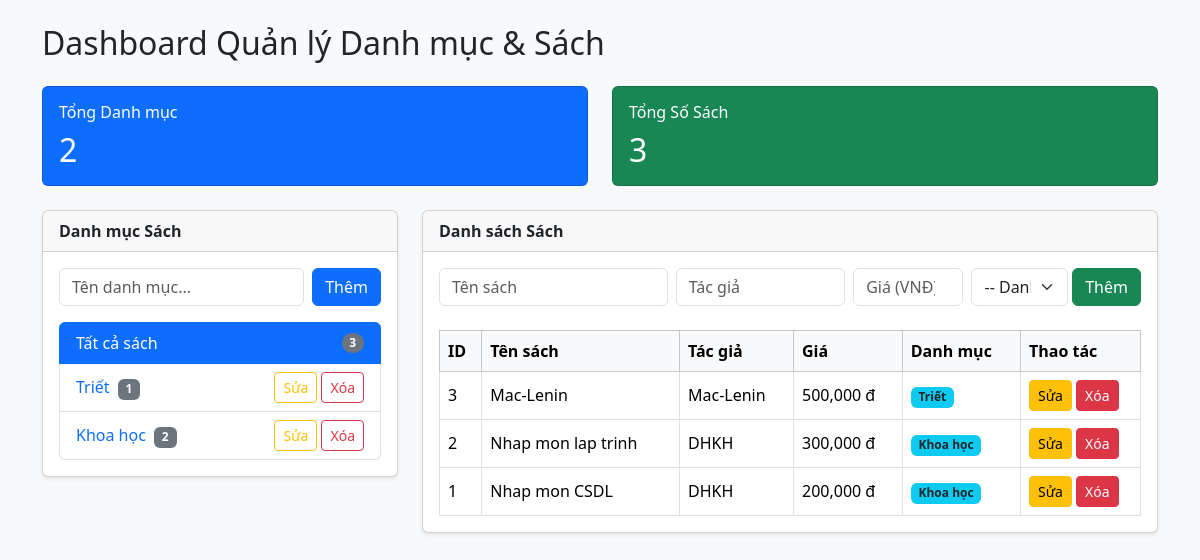
The page / on the database its author committed.
### app.py (models this page shows)
class Category(db.Model):
    id: Mapped[int] = mapped_column(primary_key=True)
    name: Mapped[str] = mapped_column(String(100), unique=True, nullable=False)
    books: Mapped[list["Book"]] = relationship(
        back_populates="category", cascade="all, delete-orphan"
    )

class Book(db.Model):
    id: Mapped[int] = mapped_column(primary_key=True)
    title: Mapped[str] = mapped_column(String(200), nullable=False)
    author: Mapped[str] = mapped_column(String(100), nullable=False)
    price: Mapped[int] = mapped_column(default=0)
    category_id: Mapped[int] = mapped_column(ForeignKey("category.id"), nullable=False)
    category: Mapped["Category"] = relationship(back_populates="books")

### app.py (the view)
@app.route("/")
def index():
    category_id = request.args.get("category_id", type=int)
    total_categories = db.session.scalar(db.select(func.count(Category.id))) or 0
    total_books = db.session.scalar(db.select(func.count(Book.id))) or 0
    categories = db.session.scalars(db.select(Category).order_by(Category.id.desc())).all()
    book_query = db.select(Book).order_by(Book.id.desc())
    if category_id:
        book_query = book_query.where(Book.category_id == category_id)
    books = db.session.scalars(book_query).all()
    return render_template(
        "index.html",
        categories=categories,
        books=books,
        total_categories=total_categories,
        total_books=total_books,
        selected_category_id=category_id,
    )

### templates/index.html (shortened to what this page needs)
<!DOCTYPE html>
<html lang="vi">
<head>
    <link href="https://cdn.jsdelivr.net/npm/bootstrap@5.3.3/dist/css/bootstrap.min.css" rel="stylesheet">
</head>
<body class="bg-light">
<div class="container py-4">
    <h2 class="mb-4">Dashboard Quản lý Danh mục & Sách</h2>
    <div class="row mb-4">
        <div class="col-md-6">
            <div class="card text-bg-primary">
                <div class="card-body">
                    <h6 class="card-title">Tổng Danh mục</h6>
                    <h2 class="mb-0">{{ total_categories }}</h2>
                </div>
            </div>
        </div>
        <div class="col-md-6">
            <div class="card text-bg-success">
                <div class="card-body">
                    <h6 class="card-title">Tổng Số Sách</h6>
                    <h2 class="mb-0">{{ total_books }}</h2>
                </div>
            </div>
        </div>
    </div>
    <div class="row g-4">
        <div class="col-md-4">
            <div class="card shadow-sm">
                <div class="card-header fw-bold">Danh mục Sách</div>
                <div class="card-body">
                    <form action="{{ url_for('add_category') }}" method="POST" class="d-flex gap-2 mb-3">
                        <input type="text" name="name" class="form-control" placeholder="Tên danh mục..." required>
                        <button type="submit" class="btn btn-primary">Thêm</button>
                    </form>
                    <ul class="list-group">
                        <li class="list-group-item d-flex justify-content-between align-items-center {% if not selected_category_id %}active{% endif %}">
                            <a href="{{ url_for('index') }}" class="text-decoration-none {% if not selected_category_id %}text-white{% endif %}">
                                Tất cả sách
                            </a>
                            <span class="badge bg-secondary rounded-pill">{{ total_books }}</span>
                        </li>
                        {% for cat in categories %}
                        <li class="list-group-item d-flex justify-content-between align-items-center {% if selected_category_id == cat.id %}list-group-item-info{% endif %}">
                            <div>
                                <a href="{{ url_for('index', category_id=cat.id) }}" class="text-decoration-none fw-medium">
                                    {{ cat.name }}
                                </a>
                                <span class="badge bg-secondary ms-1">{{ cat.books|length }}</span>
                            </div>
                            <div class="d-flex gap-1">
                                <a href="{{ url_for('edit_category', id=cat.id) }}" class="btn btn-sm btn-outline-warning">Sửa</a>
                                <form action="{{ url_for('delete_category', id=cat.id) }}" method="POST" onsubmit="return confirm('Xóa danh mục này sẽ xóa hết sách bên trong?')">
                                    <button type="submit" class="btn btn-sm btn-outline-danger">Xóa</button>
                                </form>
                            </div>
                        </li>
                        {% endfor %}
                    </ul>
                </div>
            </div>
        </div>
        <div class="col-md-8">
            <div class="card shadow-sm">
                <div class="card-header fw-bold">Danh sách Sách</div>
                <div class="card-body">
                    <form action="{{ url_for('add_book') }}" method="POST" class="row g-2 mb-4">
                        <div class="col-md-4">
                            <input type="text" name="title" class="form-control" placeholder="Tên sách" required>
                        </div>
                        <div class="col-md-3">
                            <input type="text" name="author" class="form-control" placeholder="Tác giả" required>
                        </div>
                        <div class="col-md-2">
                            <input type="number" name="price" class="form-control" placeholder="Giá (VNĐ)" min="0">
                        </div>
                        <div class="col-md-3 d-flex gap-1">
                            <select name="category_id" class="form-select" required>
                                <option value="">-- Danh mục --</option>
                            </select>
                            <button type="submit" class="btn btn-success">Thêm</button>
                        </div>
                    </form>
                    <div class="table-responsive">
                        <table class="table table-bordered table-hover align-middle mb-0">
                            <thead class="table-light">
                                <tr>
                                    <th>ID</th>
                                    <th>Tên sách</th>
                                    <th>Tác giả</th>
                                    <th>Giá</th>
                                    <th>Danh mục</th>
                                    <th width="120">Thao tác</th>
                                </tr>
                            </thead>
                            <tbody>
                                {% for book in books %}
                                <tr>
                                    <td>{{ book.id }}</td>
                                    <td>{{ book.title }}</td>
                                    <td>{{ book.author }}</td>
                                    <td>{{ "{:,}".format(book.price or 0) }} đ</td>
                                    <td><span class="badge bg-info text-dark">{{ book.category.name }}</span></td>
                                    <td>
                                        <div class="d-flex gap-1">
                                            <a href="{{ url_for('edit_book', id=book.id) }}" class="btn btn-sm btn-warning">Sửa</a>
                                            <form action="{{ url_for('delete_book', id=book.id) }}" method="POST" onsubmit="return confirm('Xóa sách này?')">
                                                <button type="submit" class="btn btn-sm btn-danger">Xóa</button>
                                            </form>
                                        </div>
                                    </td>
                                </tr>
                                {% else %}
                                <tr>
                                    <td colspan="6" class="text-center text-muted">Chưa có dữ liệu sách.</td>
                                </tr>
                                {% endfor %}
                            </tbody>
                        </table>
                    </div>
                </div>
            </div>
        </div>
    </div>
</div>
</body>
</html>

### rows shown on the page
Category: name "Triết", books|length "1"
Category: name "Khoa học", books|length "2"
Book: id "3", title "Mac-Lenin", author "Mac-Lenin", price "500,000", category.name "Triết"
Book: id "2", title "Nhap mon lap trinh", author "DHKH", price "300,000", category.name "Khoa học"
Book: id "1", title "Nhap mon CSDL", author "DHKH", price "200,000", category.name "Khoa học"

### other values the page prints
{{ total_categories }} "2"
{{ total_books }} "3"
